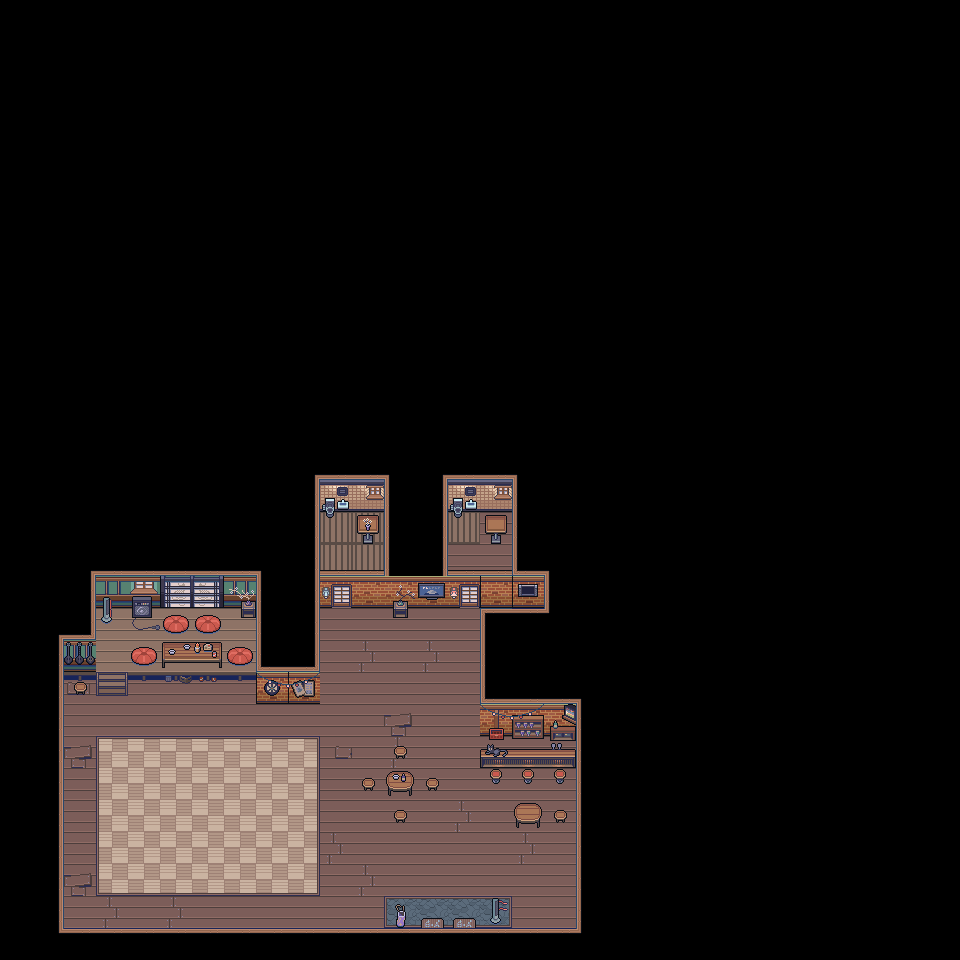

Below is a game level as drawn by its tile map, then a one-line description and the .tmx that defines it (tile-layer data replaced by summaries):
An orthogonal 30x30 tile map with 32x32 px tiles, 5 tile layers (floor, stairs-up-floor, objects, next-objects, ...).

<map version="1.8" tiledversion="1.8.4" orientation="orthogonal" renderorder="right-down" width="30" height="30" tilewidth="32" tileheight="32" infinite="0" nextlayerid="6" nextobjectid="1">
 <editorsettings>
  <export target="map-bar.json" format="json" />
 </editorsettings>
 <tileset firstgid="1" name="TilemapDay" tilewidth="32" tileheight="32" tilecount="1512" columns="36">
  <image source="TilemapDay.png" width="1152" height="1344" />
  <tile id="109">
   <properties>
    <property name="collides" type="bool" value="false" />
   </properties>
  </tile>
  <tile id="110">
   <properties>
    <property name="collides" type="bool" value="false" />
   </properties>
  </tile>
  <tile id="111">
   <properties>
    <property name="collides" type="bool" value="false" />
   </properties>
  </tile>
  <tile id="112">
   <properties>
    <property name="collides" type="bool" value="false" />
   </properties>
  </tile>
  <tile id="113">
   <properties>
    <property name="collides" type="bool" value="false" />
   </properties>
  </tile>
  <tile id="114">
   <properties>
    <property name="collides" type="bool" value="false" />
   </properties>
  </tile>
  <tile id="115">
   <properties>
    <property name="collides" type="bool" value="false" />
   </properties>
  </tile>
  <tile id="116">
   <properties>
    <property name="collides" type="bool" value="false" />
   </properties>
  </tile>
  <tile id="117">
   <properties>
    <property name="collides" type="bool" value="false" />
   </properties>
  </tile>
  <tile id="118">
   <properties>
    <property name="collides" type="bool" value="false" />
   </properties>
  </tile>
  <tile id="119">
   <properties>
    <property name="collides" type="bool" value="false" />
   </properties>
  </tile>
  <tile id="120">
   <properties>
    <property name="collides" type="bool" value="false" />
   </properties>
  </tile>
  <tile id="121">
   <properties>
    <property name="collides" type="bool" value="false" />
   </properties>
  </tile>
  <tile id="122">
   <properties>
    <property name="collides" type="bool" value="false" />
   </properties>
  </tile>
  <tile id="145">
   <properties>
    <property name="collides" type="bool" value="true" />
   </properties>
  </tile>
  <tile id="146">
   <properties>
    <property name="collides" type="bool" value="true" />
   </properties>
  </tile>
  <tile id="147">
   <properties>
    <property name="collides" type="bool" value="true" />
   </properties>
  </tile>
  <tile id="148">
   <properties>
    <property name="collides" type="bool" value="true" />
   </properties>
  </tile>
  <tile id="149">
   <properties>
    <property name="collides" type="bool" value="true" />
   </properties>
  </tile>
  <tile id="150">
   <properties>
    <property name="collides" type="bool" value="true" />
   </properties>
  </tile>
  <tile id="151">
   <properties>
    <property name="collides" type="bool" value="true" />
   </properties>
  </tile>
  <tile id="152">
   <properties>
    <property name="collides" type="bool" value="true" />
   </properties>
  </tile>
  <tile id="153">
   <properties>
    <property name="collides" type="bool" value="true" />
   </properties>
  </tile>
  <tile id="154">
   <properties>
    <property name="collides" type="bool" value="true" />
   </properties>
  </tile>
  <tile id="155">
   <properties>
    <property name="collides" type="bool" value="true" />
   </properties>
  </tile>
  <tile id="156">
   <properties>
    <property name="collides" type="bool" value="true" />
   </properties>
  </tile>
  <tile id="157">
   <properties>
    <property name="collides" type="bool" value="true" />
   </properties>
  </tile>
  <tile id="158">
   <properties>
    <property name="collides" type="bool" value="true" />
   </properties>
  </tile>
  <tile id="160">
   <animation>
    <frame tileid="160" duration="1000" />
    <frame tileid="196" duration="1000" />
    <frame tileid="232" duration="1000" />
    <frame tileid="268" duration="1000" />
    <frame tileid="304" duration="1000" />
    <frame tileid="340" duration="1000" />
    <frame tileid="376" duration="1000" />
    <frame tileid="412" duration="1000" />
    <frame tileid="448" duration="1000" />
    <frame tileid="484" duration="1000" />
    <frame tileid="520" duration="1000" />
    <frame tileid="556" duration="1000" />
    <frame tileid="592" duration="1000" />
    <frame tileid="628" duration="1000" />
    <frame tileid="664" duration="1000" />
    <frame tileid="700" duration="1000" />
   </animation>
  </tile>
  <tile id="161">
   <animation>
    <frame tileid="161" duration="100" />
    <frame tileid="197" duration="100" />
    <frame tileid="233" duration="100" />
    <frame tileid="269" duration="100" />
    <frame tileid="305" duration="100" />
    <frame tileid="341" duration="100" />
    <frame tileid="377" duration="100" />
    <frame tileid="413" duration="100" />
   </animation>
  </tile>
  <tile id="162">
   <animation>
    <frame tileid="162" duration="100" />
    <frame tileid="198" duration="100" />
    <frame tileid="234" duration="100" />
    <frame tileid="270" duration="100" />
    <frame tileid="306" duration="100" />
    <frame tileid="342" duration="100" />
    <frame tileid="378" duration="100" />
    <frame tileid="414" duration="100" />
    <frame tileid="450" duration="100" />
    <frame tileid="486" duration="100" />
    <frame tileid="522" duration="100" />
    <frame tileid="558" duration="100" />
    <frame tileid="594" duration="100" />
    <frame tileid="630" duration="100" />
    <frame tileid="666" duration="100" />
    <frame tileid="702" duration="100" />
   </animation>
  </tile>
  <tile id="181">
   <properties>
    <property name="collides" type="bool" value="true" />
   </properties>
  </tile>
  <tile id="182">
   <properties>
    <property name="collides" type="bool" value="true" />
   </properties>
  </tile>
  <tile id="183">
   <properties>
    <property name="collides" type="bool" value="true" />
   </properties>
  </tile>
  <tile id="184">
   <properties>
    <property name="collides" type="bool" value="true" />
   </properties>
  </tile>
  <tile id="185">
   <properties>
    <property name="collides" type="bool" value="true" />
   </properties>
  </tile>
  <tile id="186">
   <properties>
    <property name="collides" type="bool" value="true" />
   </properties>
  </tile>
  <tile id="187">
   <properties>
    <property name="collides" type="bool" value="true" />
   </properties>
  </tile>
  <tile id="188">
   <properties>
    <property name="collides" type="bool" value="true" />
   </properties>
  </tile>
  <tile id="189">
   <properties>
    <property name="collides" type="bool" value="true" />
   </properties>
  </tile>
  <tile id="190">
   <properties>
    <property name="collides" type="bool" value="true" />
   </properties>
  </tile>
  <tile id="191">
   <properties>
    <property name="collides" type="bool" value="true" />
   </properties>
  </tile>
  <tile id="192">
   <properties>
    <property name="collides" type="bool" value="true" />
   </properties>
  </tile>
  <tile id="193">
   <properties>
    <property name="collides" type="bool" value="true" />
   </properties>
  </tile>
  <tile id="194">
   <properties>
    <property name="collides" type="bool" value="true" />
   </properties>
  </tile>
  <tile id="217">
   <properties>
    <property name="collides" type="bool" value="true" />
   </properties>
  </tile>
  <tile id="218">
   <properties>
    <property name="collides" type="bool" value="true" />
   </properties>
  </tile>
  <tile id="219">
   <properties>
    <property name="collides" type="bool" value="true" />
   </properties>
  </tile>
  <tile id="220">
   <properties>
    <property name="collides" type="bool" value="true" />
   </properties>
  </tile>
  <tile id="221">
   <properties>
    <property name="collides" type="bool" value="true" />
   </properties>
  </tile>
  <tile id="222">
   <properties>
    <property name="collides" type="bool" value="true" />
   </properties>
  </tile>
  <tile id="223">
   <properties>
    <property name="collides" type="bool" value="true" />
   </properties>
  </tile>
  <tile id="224">
   <properties>
    <property name="collides" type="bool" value="true" />
   </properties>
  </tile>
  <tile id="225">
   <properties>
    <property name="collides" type="bool" value="true" />
   </properties>
  </tile>
  <tile id="226">
   <properties>
    <property name="collides" type="bool" value="true" />
   </properties>
  </tile>
  <tile id="227">
   <properties>
    <property name="collides" type="bool" value="true" />
   </properties>
  </tile>
  <tile id="228">
   <properties>
    <property name="collides" type="bool" value="true" />
   </properties>
  </tile>
  <tile id="229">
   <properties>
    <property name="collides" type="bool" value="true" />
   </properties>
  </tile>
  <tile id="230">
   <properties>
    <property name="collides" type="bool" value="true" />
   </properties>
  </tile>
  <tile id="253">
   <properties>
    <property name="collides" type="bool" value="true" />
   </properties>
  </tile>
  <tile id="254">
   <properties>
    <property name="collides" type="bool" value="true" />
   </properties>
  </tile>
  <tile id="255">
   <properties>
    <property name="collides" type="bool" value="true" />
   </properties>
  </tile>
  <tile id="256">
   <properties>
    <property name="collides" type="bool" value="true" />
   </properties>
  </tile>
  <tile id="257">
   <properties>
    <property name="collides" type="bool" value="true" />
   </properties>
  </tile>
  <tile id="258">
   <properties>
    <property name="collides" type="bool" value="true" />
   </properties>
  </tile>
  <tile id="259">
   <properties>
    <property name="collides" type="bool" value="true" />
   </properties>
  </tile>
  <tile id="260">
   <properties>
    <property name="collides" type="bool" value="true" />
   </properties>
  </tile>
  <tile id="261">
   <properties>
    <property name="collides" type="bool" value="true" />
   </properties>
  </tile>
  <tile id="262">
   <properties>
    <property name="collides" type="bool" value="true" />
   </properties>
  </tile>
  <tile id="263">
   <properties>
    <property name="collides" type="bool" value="true" />
   </properties>
  </tile>
  <tile id="264">
   <properties>
    <property name="collides" type="bool" value="true" />
   </properties>
  </tile>
  <tile id="265">
   <properties>
    <property name="collides" type="bool" value="true" />
   </properties>
  </tile>
  <tile id="266">
   <properties>
    <property name="collides" type="bool" value="true" />
   </properties>
  </tile>
  <tile id="361">
   <properties>
    <property name="collides" type="bool" value="true" />
   </properties>
  </tile>
  <tile id="362">
   <properties>
    <property name="collides" type="bool" value="true" />
   </properties>
  </tile>
  <tile id="363">
   <properties>
    <property name="collides" type="bool" value="true" />
   </properties>
  </tile>
  <tile id="439">
   <properties>
    <property name="collides" type="bool" value="true" />
   </properties>
  </tile>
  <tile id="440">
   <properties>
    <property name="collides" type="bool" value="true" />
   </properties>
  </tile>
  <tile id="441">
   <properties>
    <property name="collides" type="bool" value="true" />
   </properties>
  </tile>
  <tile id="653">
   <animation>
    <frame tileid="401" duration="100" />
    <frame tileid="437" duration="100" />
    <frame tileid="473" duration="100" />
    <frame tileid="509" duration="100" />
    <frame tileid="545" duration="100" />
    <frame tileid="581" duration="100" />
    <frame tileid="617" duration="100" />
    <frame tileid="653" duration="100" />
   </animation>
  </tile>
 </tileset>
 <layer id="1" name="floor" width="30" height="30" locked="1">
  <data>[900 cells, 178 non-empty, 17 distinct tile ids]</data>
 </layer>
 <layer id="3" name="stairs-up-floor" width="30" height="30" locked="1">
  <data>[900 cells, 37 non-empty, 15 distinct tile ids]</data>
 </layer>
 <layer id="4" name="objects" width="30" height="30" locked="1">
  <data>[900 cells, 44 non-empty, 30 distinct tile ids]</data>
 </layer>
 <layer id="5" name="next-objects" width="30" height="30">
  <data>[900 cells, 14 non-empty, 12 distinct tile ids]</data>
 </layer>
 <layer id="2" name="walls" width="30" height="30" locked="1">
  <data>[900 cells, 84 non-empty, 11 distinct tile ids]</data>
 </layer>
</map>
